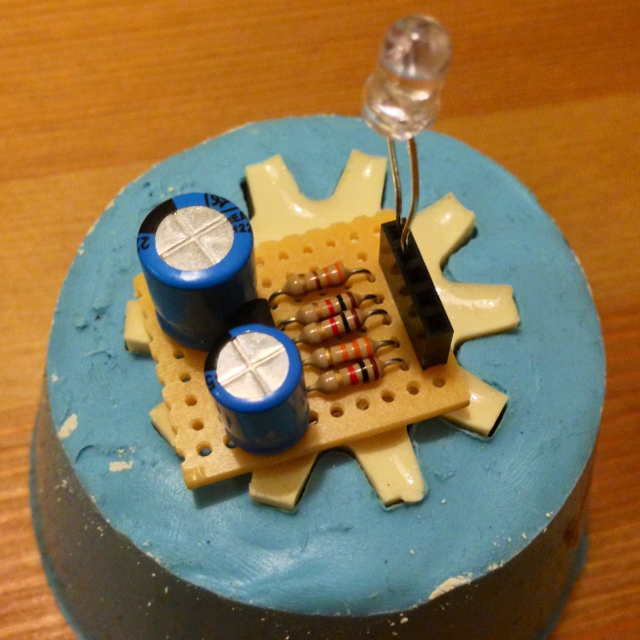
#> input picture programming_computer_vision_with_python/cvbook-contrib/board.jpeg, 1280 x 1280 px (shown at 1/2 size)
$ python ch02_harris.py
#> lines starting #> are read from the running program, lines starting #| are printed output that depends on the picture; after the words box and inside, x2 and y2 are one past the last pixel; in counts of white or black regions, pixels touching at a corner belong together
### programming_computer_vision_with_python/cvbook-contrib/harris.py
from scipy.ndimage import filters
import matplotlib
import numpy

def compute_harris_response(im, sigma=3):
  """Compute harris image for each pixel in a graylevel."""

  imx = numpy.zeros(im.shape)
  filters.gaussian_filter(im, sigma, (0, 1), imx)
  imy = numpy.zeros(im.shape)
  filters.gaussian_filter(im, sigma, (1, 0), imy)

  Wxx = filters.gaussian_filter(imx*imx, sigma)
  Wxy = filters.gaussian_filter(imx*imy, sigma)
  Wyy = filters.gaussian_filter(imy*imy, sigma)

  Wdet = Wxx*Wyy - Wxy**2
  Wtr = Wxx + Wyy

  #return Wdet - 0.06 * Wtr**2
  # Use Noble's measure (see wikipedia)
  return 2 * Wdet / (Wtr + 0.000001)


def get_harris_points(harrisim, min_dist=10, threshold=0.1):
  """Return corners from a harris image."""

  corner_threshold = harrisim.max() * threshold
  harrisim_t = (harrisim > corner_threshold) * 1

  coords = numpy.array(harrisim_t.nonzero()).T
  candidate_values = [harrisim[c[0], c[1]] for c in coords]

  index = numpy.argsort(candidate_values)

  allowed_locations = numpy.zeros(harrisim.shape)
  allowed_locations[min_dist:-min_dist, min_dist:-min_dist] = 1

  filtered_coords = []
  for i in index:
    if allowed_locations[coords[i, 0], coords[i, 1]] == 1:
      filtered_coords.append(coords[i])
      allowed_locations[(coords[i, 0] - min_dist):(coords[i, 0] + min_dist),
                        (coords[i, 1] - min_dist):(coords[i, 1] + min_dist)] = 0
  return filtered_coords


def plot_harris_points(image, filtered_coords):
  """Plot corners found in an image."""
  import pylab
  pylab.figure()
  pylab.gray()
  pylab.imshow(image)
  pylab.plot([p[1] for p in filtered_coords],
             [p[0] for p in filtered_coords], '*')
  pylab.axis('off')


# [41 lines left out: functions get_descriptors, ncc, match, match_twosided, not called in this run]


def appendimages(im1, im2):
  return numpy.concatenate((im1, im2), axis=1)


# [13 lines left out: function plot_matches, not called in this run]

### programming_computer_vision_with_python/cvbook-contrib/ch02_harris.py
from PIL import Image
from pylab import *
import harris
import imtools

im = array(Image.open('board.jpeg').convert('L'))
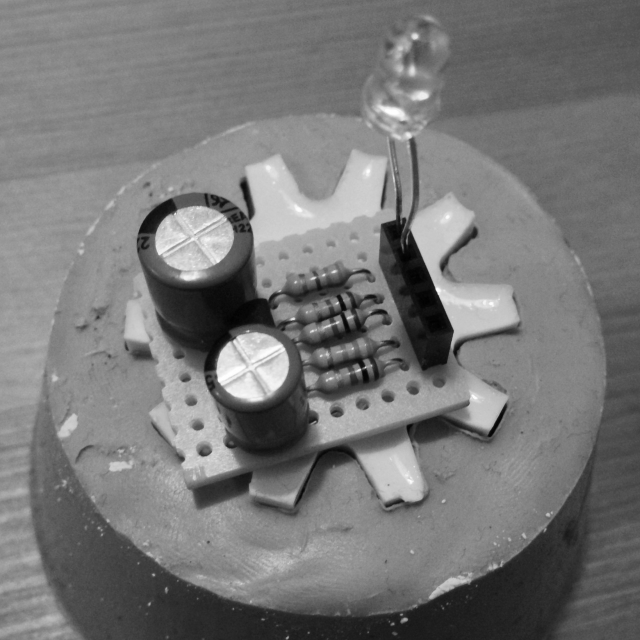
#> im: shape (1280, 1280) (shown at 1/2 size); min 0, max 255, mean 118.9
#im, _ = imtools.histeq(im)
harrisim = harris.compute_harris_response(im)
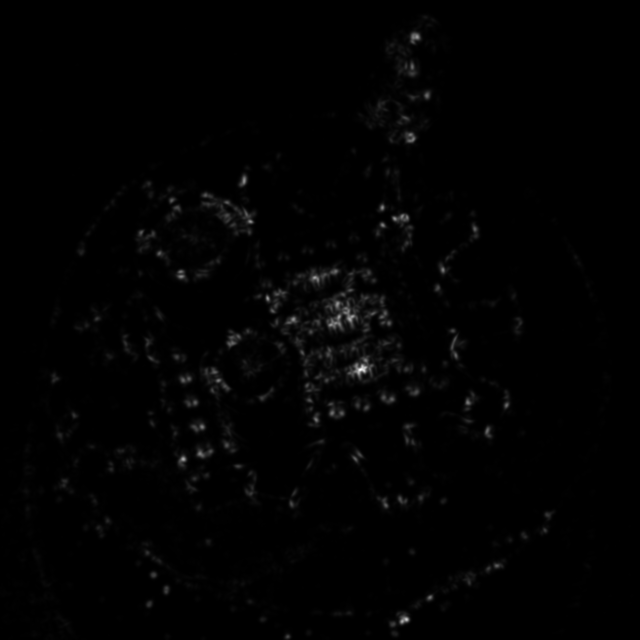
#> harrisim: shape (1280, 1280) float64 (shown at 1/2 size); min 0.000878, max 66.75, mean 0.6; drawn with min black and max white
figure()
gray()
imshow(harrisim)

filtered_coords = harris.get_harris_points(harrisim, threshold=0.1)
#> in get_harris_points, `corner_threshold = harrisim.max() * threshold`: corner_threshold = 6.67
#> in get_harris_points, `harrisim_t = (harrisim > corner_threshold) * 1`:
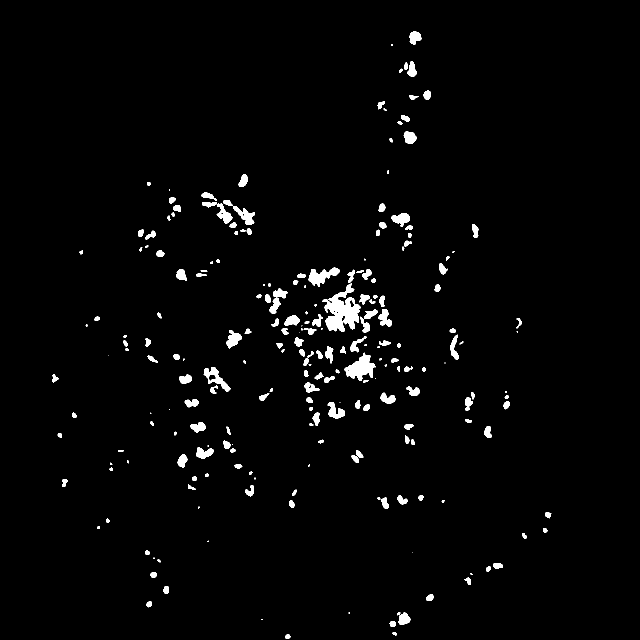
#> harrisim_t: shape (1280, 1280) int64 (shown at 1/2 size); values 0 (black) and 1 (white), 2.2% white; 228 white regions (40 under 20 px), largest, box (x1, y1, x2, y2) and area: (645, 567, 722, 664) 3763, (689, 705, 751, 762) 1777, (617, 534, 680, 574) 1162
#> in get_harris_points, `coords = numpy.array(harrisim_t.nonzero()).T`: coords = 35677 pairs, first value 63 to 1277, second value 104 to 1102
#> in get_harris_points, `candidate_values = [harrisim[c[0], c[1]] for c in coords]`: candidate_values = 35677 items
#> the loop in get_harris_points, `for i in index:` made 35677 passes
#> i on passes 1 to 3: 6944, 20234, 20388
#> after the loop in get_harris_points, `for i in index:`:
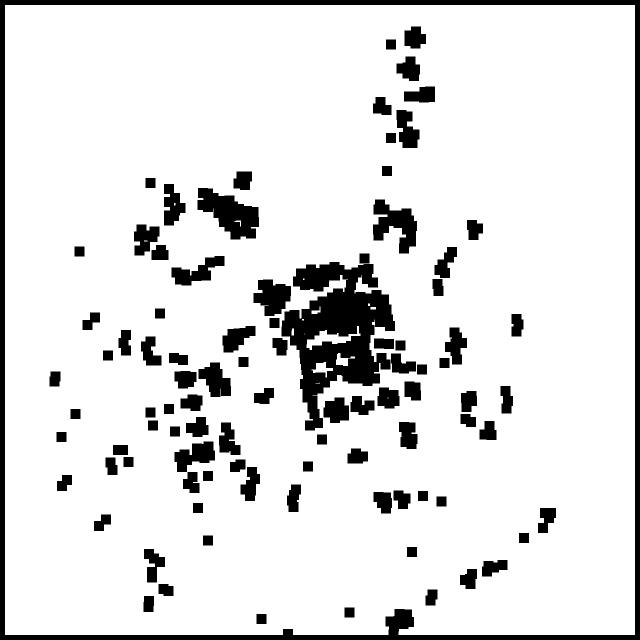
#> allowed_locations: shape (1280, 1280) float64 (shown at 1/2 size); values 0 (black) and 1 (white), 88.1% white; 94 black regions, largest, box (x1, y1, x2, y2) and area: (0, 0, 1280, 1280) 53138, (563, 524, 790, 861) 38019, (395, 376, 518, 479) 7206
#> after the loop in get_harris_points, `for i in index:`: filtered_coords = 506 pairs, first value 63 to 1269, second value 109 to 1102
harris.plot_harris_points(im, filtered_coords)
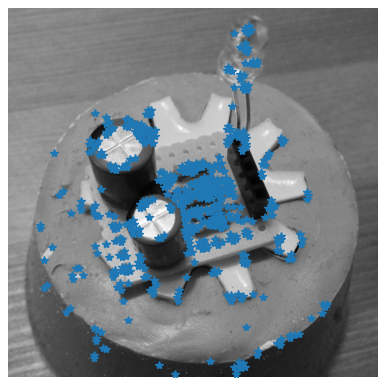
#> figure drawn by matplotlib, 1 panel
